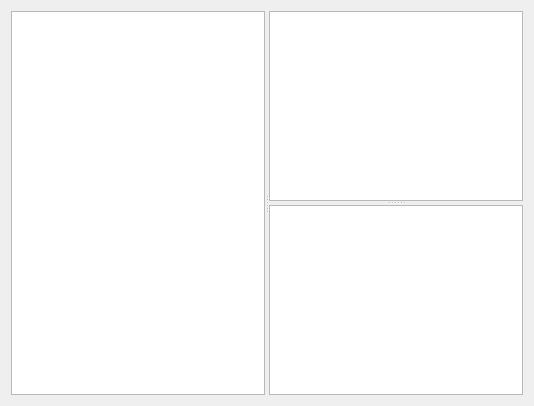
      <widget class="QWidget" name="tab_data_editor">
       <attribute name="title">
        <string>Data editor</string>
       </attribute>
       <layout class="QGridLayout" name="gridLayout_13">
        <item row="0" column="0">
         <widget class="QSplitter" name="spl_de_right">
          <property name="orientation">
           <enum>Qt::Horizontal</enum>
          </property>
          <widget class="QSplitter" name="spl_de_left">
           <property name="orientation">
            <enum>Qt::Horizontal</enum>
           </property>
           <widget class="QTableView" name="tb_de_column_info">
            <property name="editTriggers">
             <set>QAbstractItemView::NoEditTriggers</set>
            </property>
            <property name="dragDropOverwriteMode">
             <bool>false</bool>
            </property>
            <property name="alternatingRowColors">
             <bool>true</bool>
            </property>
            <property name="selectionBehavior">
             <enum>QAbstractItemView::SelectRows</enum>
            </property>
            <attribute name="horizontalHeaderStretchLastSection">
             <bool>false</bool>
            </attribute>
           </widget>
           <widget class="QSplitter" name="spl_de_hor">
            <property name="orientation">
             <enum>Qt::Vertical</enum>
            </property>
            <widget class="QTableView" name="tb_ge_dataframe">
             <property name="selectionMode">
              <enum>QAbstractItemView::SingleSelection</enum>
             </property>
             <attribute name="horizontalHeaderShowSortIndicator" stdset="0">
              <bool>true</bool>
             </attribute>
            </widget>
            <widget class="QTableView" name="tb_de_dataframe_info">
             <property name="editTriggers">
              <set>QAbstractItemView::NoEditTriggers</set>
             </property>
             <property name="dragDropOverwriteMode">
              <bool>false</bool>
             </property>
             <property name="alternatingRowColors">
              <bool>true</bool>
             </property>
             <property name="selectionBehavior">
              <enum>QAbstractItemView::SelectRows</enum>
             </property>
            </widget>
           </widget>
          </widget>
         </widget>
        </item>
       </layout>
      </widget>
